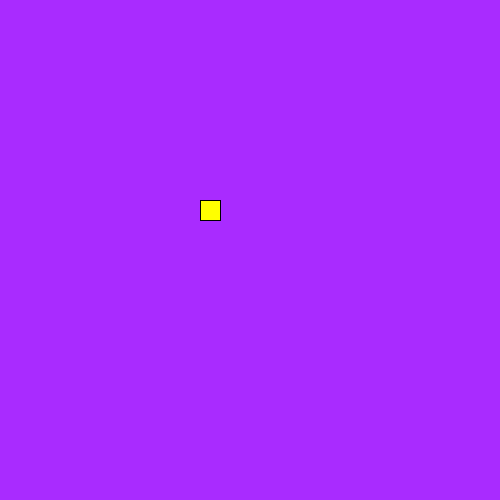
Frame 1 (no input)
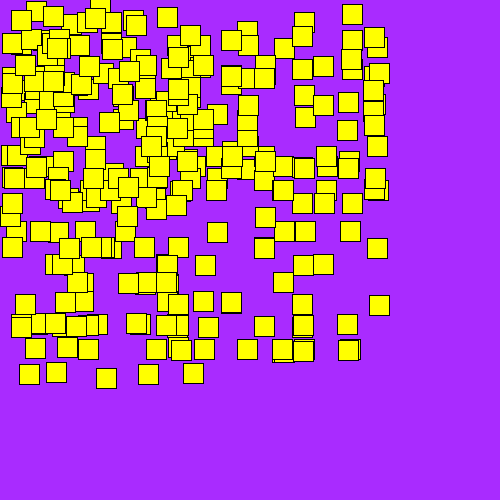
Frame 60 (the mouse pressed at the canvas centre just before this capture)
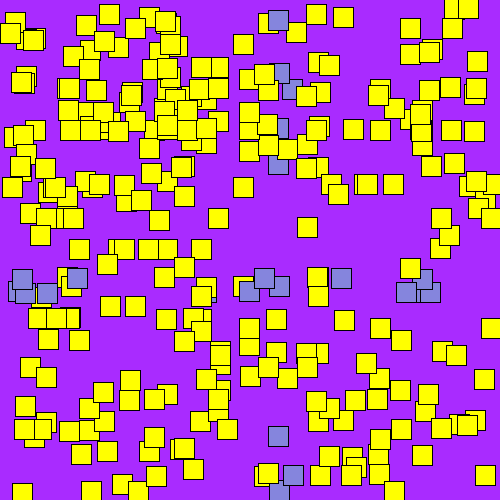
Frame 120 (the mouse held since frame 60 and released just before this capture)

The Processing sketch that drew these frames (run headless with seeded random() and noise(); from frame 60 on, the mouse is pressed at the canvas centre):

// Processing sketch: processing_49163
// ── processing_49163.pde

// My moving Squares


SquaresArray [] button = new SquaresArray [300];
 
  void setup () {
     size (500,500);
    smooth ();

    
    //Array of Squares
     
    for (int i=0; i<button.length; i++) {
      
      button[i] = new SquaresArray (200,200,20);
    }
     
 
}
 
 
void draw () {
   
  background (169, 43, 288);  // Purple color
   
 for (int i=0; i<button.length; i++) {
    
   
   button[i].checkCollisions ();
   button[i].drawSquaresArray ();
   button[i].update ();
    
 }
   
}
 
void mousePressed () {
   
  for (int i=0; i<button.length; i++) {
    
    button[i].checkMousePress ();
     
  }
}
 
 
class SquaresArray {
   
  float x;
  float y;
  float xspeed;
  float yspeed;
  float squareSize;
  boolean clicked;
   
   
  SquaresArray (float xpos, float ypos, float sSize) {
     
    x = xpos;
    y = ypos;
    squareSize = sSize;
     
    xspeed = random (-10);
    yspeed = random (-10);
     
    clicked = false;
     
  }
   
  void update () {
     
    x += xspeed;
    y += yspeed;
     
  }
   
  void checkCollisions () {
     
    if ( (x<0) || (x>width-squareSize)) {
       xspeed = -xspeed;
    }
     
     if ( (y<0)  || (y>height-squareSize)) {
       yspeed = -yspeed;
    }
   }
    
   void drawSquaresArray () {
      
     if (clicked) {
        
       fill (133, 133, 221); //Fill square yellow 
     }
      
     else {
      
     fill (255, 255, 0); // Fill square light blu
      
     }
      
     rect (x,y,squareSize,squareSize);
   }
    
   void checkMousePress () {
      
     if ((mouseX > x) && (mouseX< x + squareSize)) {
        
       clicked = !clicked;
     }
      
     else if ((mouseY > y) && (mouseY< y + squareSize)) {
       clicked = !clicked;
     }
   }
}


                
                                
